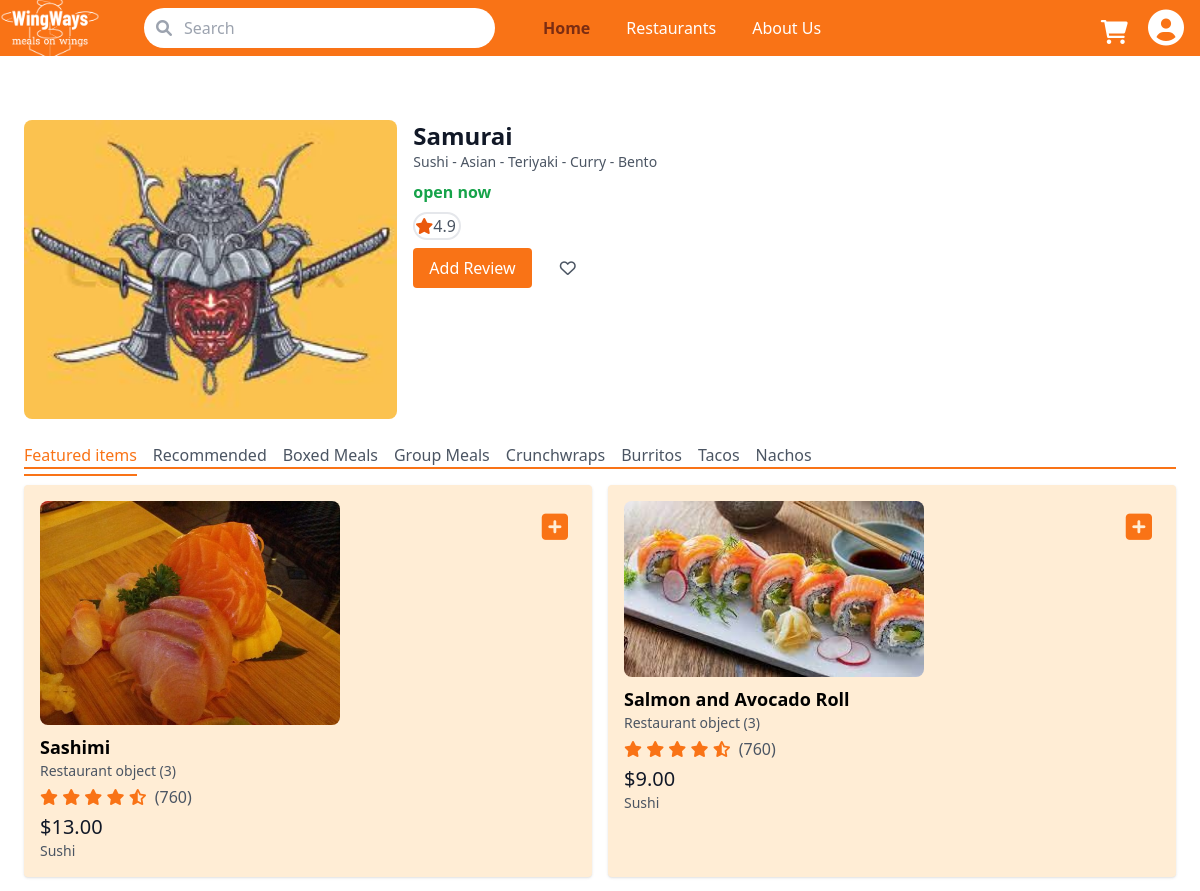
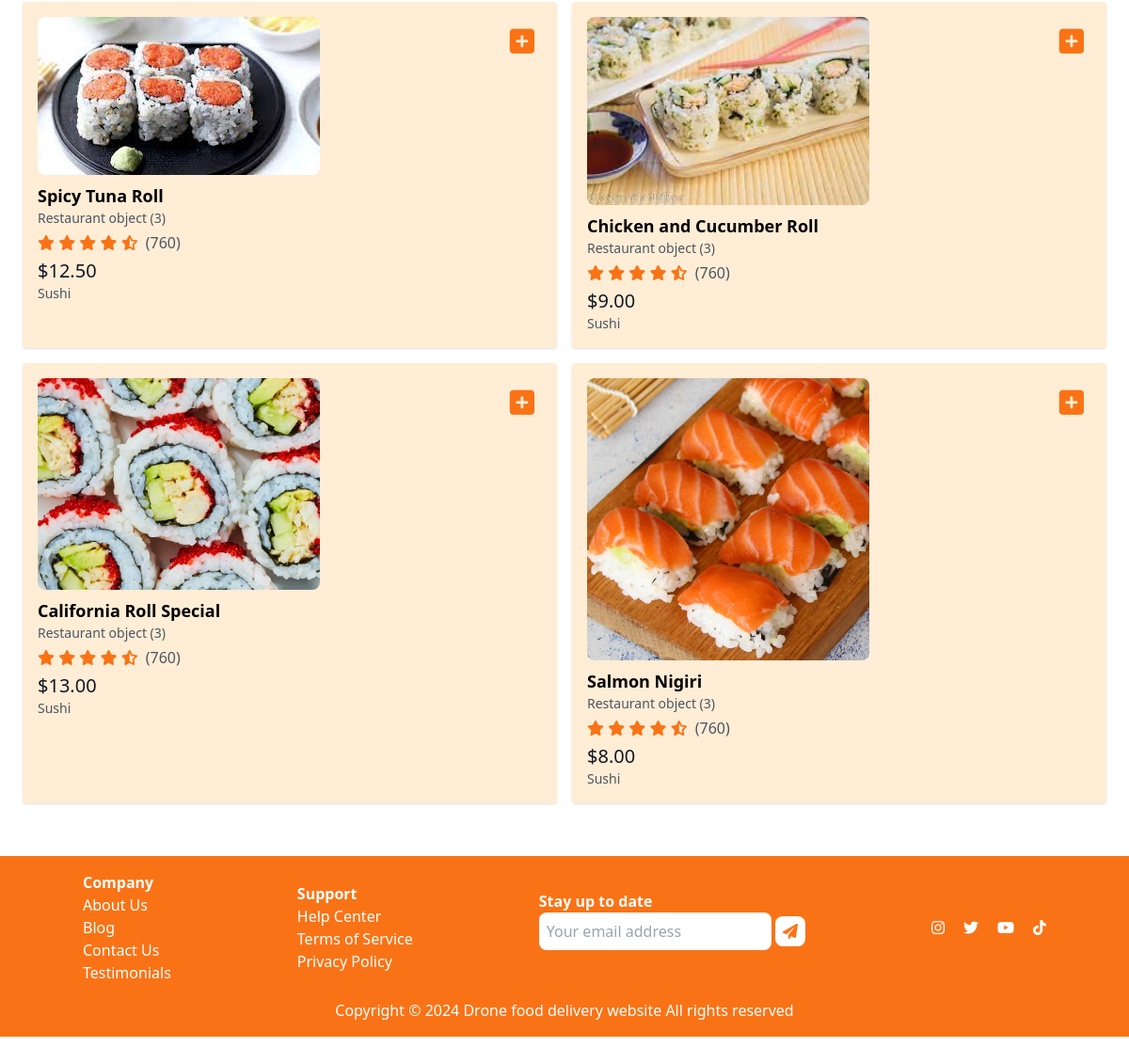
The page /Menu/Samurai/1 on the database its author committed (2 pictures, top to bottom).
### droneapp/models.py (models this page shows)
class Restaurant(models.Model):
    restaurant_id = models.AutoField(primary_key=True)
    name = models.CharField(max_length=255)
    location = models.CharField(max_length=255)
    phone = models.CharField(max_length=15, default="1234567890")
    email = models.EmailField(default="abc@gmail.com")
    password = models.CharField(max_length=255, default="123456")
    menu_items = models.CharField(max_length=255)
    opening_time = models.TimeField(default='00:00:00')
    closing_time = models.TimeField(default='23:59:59')
    picture_link = models.CharField(max_length=255, default="123")

class Food(models.Model):
    food_id = models.AutoField(primary_key=True)
    restaurant = models.ForeignKey(Restaurant, on_delete=models.DO_NOTHING)
    food_name = models.CharField(max_length=255)
    price = models.DecimalField(max_digits=10, decimal_places=2)  # Fix the missing import for DecimalField
    total_weight = models.DecimalField(max_digits=10, decimal_places=2)  # Fix the missing import for DecimalField
    category = models.CharField(max_length=255)
    picture_link = models.CharField(max_length=255)

### droneapp/views.py (the view)
# urls.py: path("Menu/<str:pk>/<int:id>",views.Menu, name="Menu"),
def Menu(request,pk,id):
    restaurant = Restaurant.objects.filter(name=pk).first()
    restaurant_id = restaurant.restaurant_id
    foods = Food.objects.filter(restaurant=restaurant_id)
    return render(request,"Menu.html",{ 'restaurant':restaurant,'foods':foods,'id':id})

### templates/Menu.html (shortened to what this page needs)
<html>
    <head>
            <script src="https://cdn.tailwindcss.com"></script>
            <link href="https://cdnjs.cloudflare.com/ajax/libs/font-awesome/6.0.0-beta3/css/all.min.css" rel="stylesheet"/>
            <link href="https://cdn.tailwindcss.com/2.2.19/tailwind.min.css" rel="stylesheet">
    </head>
    <body>
    {% extends 'base.html' %}
    {% block content %}
    {% load static %}
    <main class="my-10">
    <div class="bg-white p-6 rounded-lg">
        <div class="grid grid-cols-3 gap-4">
            <div class="col-span-1">
                <img alt="Crunchwrap Supreme Meal Image" height="500" class="rounded-lg" src="{% static 'img/'|add:restaurant.picture_link %}" width="700"/>
            </div>
        <div class="col-span-2">
        <h1 class="text-2xl font-bold text-gray-900">
            {{ restaurant.name }}
        </h1>
        <p class="text-sm text-gray-600">
            {{ restaurant.menu_items}}
        </p>
        <div class="text-green-600 font-bold my-2">
            open now
        </div>
        <div class="flex items-center my-2 border-2 w-12 rounded-full">
            <i class="fas fa-star text-orange-600"></i>
            <span class="text-gray-600">
            4.9
            </span>
        </div>
        <button class="bg-orange-500 text-white px-4 py-2 rounded hover:bg-orange-600">
            Add Review
        </button>
        <button class="text-gray-600 px-4 py-2 ml-2">
            <i class="far fa-heart">
            </i>
        </button>
        </div>
    </div>
    <div class="mt-6">
    <ul class="flex space-x-4 border-b-2 border-orange-500">
        <li>
            <a class="text-orange-500 border-b-2 border-orange-500 pb-2" href="#">
            Featured items
            </a>
        </li>
        <li>
            <a class="text-gray-600 hover:text-orange-500 pb-2" href="#">
            Recommended
            </a>
        </li>
        <li>
            <a class="text-gray-600 hover:text-orange-500 pb-2" href="#">
            Boxed Meals
            </a>
        </li>
        <li>
            <a class="text-gray-600 hover:text-orange-500 pb-2" href="#">
            Group Meals
            </a>
        </li>
        <li>
            <a class="text-gray-600 hover:text-orange-500 pb-2" href="#">
            Crunchwraps
            </a>
        </li>
        <li>
            <a class="text-gray-600 hover:text-orange-500 pb-2" href="#">
            Burritos
            </a>
        </li>
        <li>
            <a class="text-gray-600 hover:text-orange-500 pb-2" href="#">
            Tacos
            </a>
        </li>
        <li>
            <a class="text-gray-600 hover:text-orange-500 pb-2" href="#">
            Nachos
            </a>
        </li>
    </ul>
    </div>
    <div class="grid grid-cols-2 gap-4 mt-4">
        {% for food in foods %}
        <div id="Menu1" class="menu-item bg-orange-100 p-4 shadow rounded relative parent-class">
            <div class="relative">
                <img alt="Quesadilla Meal Image" height="200" src="{% static 'img/'|add:food.picture_link %}" width="300" class="rounded-lg" />
                <button class="menu-add-btn" data-item-name="123" data-item-price="123">
                    <i class="fas fa-plus-square text-orange-500 text-3xl absolute top-0 right-0 mt-2 mr-2 hover:text-orange-700"></i>
                </button>
            </div>
            <h3 class="text-lg font-bold mt-2 font-semibold">{{ food.food_name }}</h3>
            <p class="text-sm text-restaurant text-gray-600" >{{ food.restaurant }}</p>
            <div class="flex items-center my-1">
                <span class="text-orange-500">
                    <i class="fas fa-star"></i>
                    <i class="fas fa-star"></i>
                    <i class="fas fa-star"></i>
                    <i class="fas fa-star"></i>
                    <i class="fas fa-star-half-alt"></i>
                </span>
                <span class="text-gray-600 ml-2">(760)</span>
            </div>
            <p class="text-gray-900 text-xl">${{ food.price }}</p>
            <p class="text-sm text-gray-600">{{ food.category }}</p>
        </div>
        {% endfor %}
    </div>
    </div>
    </body>
    {% endblock %}

### templates/Menu.html (style rules this page uses)
body { background-color: #fff; }

### rows shown on the page
Restaurant: picture_link (picture), name "Samurai", menu_items "Sushi - Asian - Teriyaki - Curry - Bento"
Food: picture_link (picture), food_name "Sashimi", restaurant "Restaurant object (3)", price "13.00", category "Sushi"
Food: picture_link (picture), food_name "Salmon and Avocado Roll", restaurant "Restaurant object (3)", price "9.00", category "Sushi"
Food: picture_link (picture), food_name "Spicy Tuna Roll", restaurant "Restaurant object (3)", price "12.50", category "Sushi"
Food: picture_link (picture), food_name "Chicken and Cucumber Roll", restaurant "Restaurant object (3)", price "9.00", category "Sushi"
Food: picture_link (picture), food_name "California Roll Special", restaurant "Restaurant object (3)", price "13.00", category "Sushi"
Food: picture_link (picture), food_name "Salmon Nigiri", restaurant "Restaurant object (3)", price "8.00", category "Sushi"
